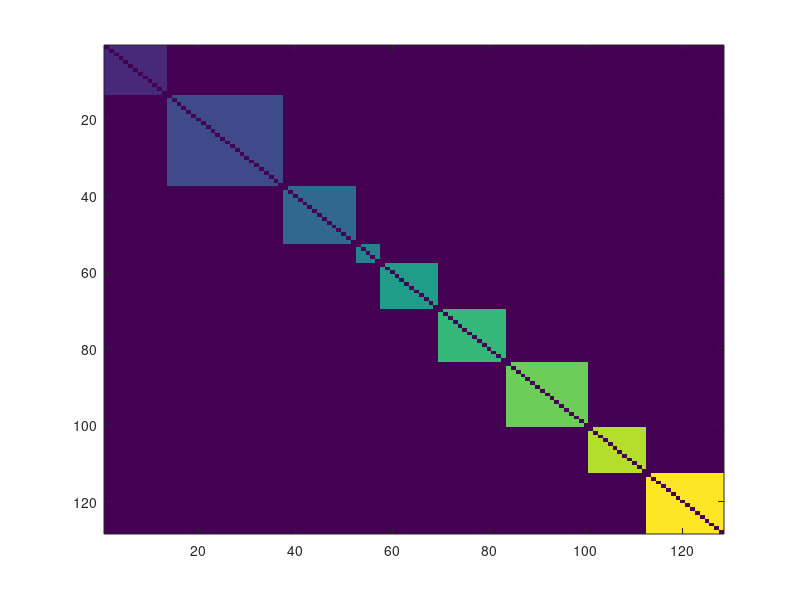

Recreate this plot in MATLAB. (Note: this script raises an error after producing the figure.)
% colors
c_preictal =[223, 128, 58]/255;
c_ictal =[240, 0, 32]/255;
c_postictal =[225, 119, 168]/255;
c_interictal =[45, 149, 228]/255;
c_premenstrual=[0, 205, 133]/255;
c_midcycle =[0, 133, 50]/255;


%% Networks matrix

matrix_all = zeros(128, 128, 9);
areas = [1 13 1; 14 37 2; 38 52 3; 53 57 4; 58 69 5; 70 83 6; 84 100 7; 101 112 8; 113 128 9];
for g = 1:size(areas,1)
    matrix_all(areas(g,1):areas(g,2),areas(g,1):areas(g,2),g) = g;
    matrix_all(:,:,g) = matrix_all(:,:,g) - diag(diag(matrix_all(:,:,g)));
end

matrix_FC_all = sum(matrix_all,3);

figure; 
imagesc(matrix_FC_all);
hold on;
plot_atlas_labels('SchaeferSubCRB7100', 128)

% get the vectorized upper triangular matrix of the networks template
tril_m  = tril(true(size(matrix_FC_all)), -1);
v  = matrix_FC_all(tril_m).';

matrix_FC_all(~tril_m)=NaN;

figure;
imagesc(matrix_FC_all)

figure;
imagesc(matrix_FC_all(tril_m))

figure;
imagesc(v)

%%
% load Pearson correlation variables (iFC_all - areas x areas x subject_session, ordered by session type)
pipeline = 'preprocessed_rp_mo_csf_wm_nui';
atlas = 'SchaeferSubCRB7100';

%load(['/home/iesteves/dFC/sFC/MIGcomplete_nonzero-parcels-50/Pearson-results-patient_control-', atlas,'-', pipeline,'.mat'])
load(['/home/iesteves/dFC/sFC/MIGcomplete_nonzero-parcels-50/Pearson-results-patient_control-', atlas,'-', pipeline,'.mat'])
nr_areas = size(iFC_all, 1);
nr_subjects = size(iFC_all,3);


% get the vectorized lower triangular matrix
group_data_persession = zeros((N_areas*N_areas-N_areas)/2, n_Subjects);
for k = 1:n_Subjects
    %group_data_ltm = tril(iFC_all(:,:,k), -1)';
    subject_FC =  iFC_all(:,:,k);
    tril_m  = tril(true(size(subject_FC)), -1);
    group_data_vec  = subject_FC(tril_m).';
    %group_data_vec = group_data_ltm(group_data_ltm~=0);
    group_data_persession(:,k) = group_data_vec;
end

% reorganize correlation matrices by subject 
order = [1:10:31 2:10:32 3:10:33 4:10:34 5:10:35 6:10:36 7:10:37 8:10:38 9:10:39 10:10:40 55 41 56 42 57  43 58 44  59  45  60 46 61 47 62  48 63  49 64  50 65  51 66  52 67  53 68  54];
filenames_persubject = filenames(order);
data = group_data_persession(:, order);

group_data = (data);

% FIGURE -
figure('pos', [200 1000 800 1200]);
imagesc(group_data);
ylabel('FC edges')
xlabel('Data samples (All sessions for all subjects)')
    
%% Generate IA and IB template matrices 
within_session_aux = zeros(nr_subjects, nr_subjects);
within_subject_aux = zeros(nr_subjects, nr_subjects);
within_group_aux = zeros(nr_subjects, nr_subjects);
within_menstrual_session_aux = zeros(nr_subjects, nr_subjects);
between_group_within_session_aux = zeros(nr_subjects, nr_subjects);

for j = 1:nr_subjects
    
    for t = 1:nr_subjects
        
        % get file 1 and split to get subject and session
        filename1 = filenames_persubject{j};
        filename1_aux = strsplit(filename1, '/');
        subject1 = filename1_aux{6};
        session1 = filename1_aux{7};
        
        % get file 2 and split to get subject and session
        filename2 = filenames_persubject{t};
        filename2_aux = strsplit(filename2, '/');
        subject2 = filename2_aux{6};
        session2 = filename2_aux{7};
        
        % same session
        if strcmp(session1, session2)
            within_session_aux(j,t) = 1;
        end
        
        % same subject
        if strcmp(subject1, subject2)
            within_subject_aux(j,t) = 1;
        end
        
        % same group
        if strcmp(subject1(1:end-3), subject2(1:end-3))
            within_group_aux(j,t) = 1;
        end
        
        % different groups, same menstrual cycle phase
        cond1= any(strcmp(session1, {'ses-preictal', 'ses-ictal', 'ses-postictal'})) & any(strcmp(session2, {'ses-premenstrual'}));
        cond2= any(strcmp(session2, {'ses-preictal', 'ses-ictal', 'ses-postictal'})) & any(strcmp(session1, {'ses-premenstrual'}));
        cond3= any(strcmp(session1, {'ses-interictal'})) & any(strcmp(session2, {'ses-midcycle'}));
        cond4= any(strcmp(session1, {'ses-midcycle'})) & any(strcmp(session2, {'ses-interictal'}));
        if cond1 || cond2 || cond3 || cond4
            between_group_within_session_aux(j,t) = 1;
        end
        
        % same menstrual cycle phase
        cond1= any(strcmp(session1, {'ses-preictal', 'ses-ictal', 'ses-postictal', 'ses-premenstrual'})) & any(strcmp(session2,  {'ses-preictal', 'ses-ictal', 'ses-postictal', 'ses-premenstrual'}));
        cond2= any(strcmp(session1, {'ses-midcycle', 'ses-interictal'})) & any(strcmp(session2, {'ses-midcycle', 'ses-interictal'}));
        if cond1 || cond2 || cond3 || cond4
            within_menstrual_session_aux(j,t) = 1;
        end
        
    end
    
end


figure('pos', [200 1000 1800 300]);
subplot(1,5,1)
imagesc(within_group_aux);
title('Within group')

subplot(1,5,2)
imagesc(within_subject_aux);
title('Within subject')

subplot(1,5,3)
imagesc(within_session_aux);
title('Within session')

subplot(1,5,4)
imagesc(within_menstrual_session_aux);
title('W menstrual ses')

subplot(1,5,5)
imagesc(between_group_within_session_aux);
title('B group w menstrual ses')

%% code diagonal and upper triangular part of the template matrices as 0.5 to ignore these values
triu_ind = ones(nr_subjects, nr_subjects) ;
triu_ind = triu(triu_ind) ; 

within_group = within_group_aux;
within_group(triu_ind==1) = 0.5 ;

within_subject = within_subject_aux;
within_subject(triu_ind==1) = 0.5 ; 

within_session = within_session_aux;
within_session(triu_ind==1) = 0.5 ; 

within_menstrual_session = within_menstrual_session_aux;
within_menstrual_session(triu_ind==1) = 0.5 ; 

between_group_within_session = between_group_within_session_aux;
between_group_within_session(triu_ind==1) = 0.5 ; 

figure('pos', [200 1000 1800 300]);
subplot(1,5,1)
imAlpha=ones(nr_subjects, nr_subjects);
imAlpha(within_group==0.5)=0;
imagesc(within_group,'AlphaData',imAlpha);
title('Within group')

subplot(1,5,2)
imAlpha=ones(nr_subjects, nr_subjects);
imAlpha(within_subject==0.5)=0;
imagesc(within_subject,'AlphaData',imAlpha);
title('Within subject')

subplot(1,5,3)
imAlpha=ones(nr_subjects, nr_subjects);
imAlpha(within_session==0.5)=0;
imagesc(within_session,'AlphaData',imAlpha);
title('Within session')

subplot(1,5,4)
imAlpha=ones(nr_subjects, nr_subjects);
imAlpha(within_menstrual_session==0.5)=0;
imagesc(within_menstrual_session,'AlphaData',imAlpha);
title('W menstrual ses')

subplot(1,5,5)
imAlpha=ones(nr_subjects, nr_subjects);
imAlpha(between_group_within_session==0.5)=0;
imagesc(between_group_within_session,'AlphaData',imAlpha);
title('B group w menstrual ses')

%% Generate IA and IB template matrices - more specific
wgroup_corr_aux = zeros(nr_subjects, nr_subjects);
wgroup_bsession_corr_aux =  zeros(nr_subjects, nr_subjects);
wsession_corr_aux =  zeros(nr_subjects, nr_subjects);
bgroup_corr_aux = zeros(nr_subjects, nr_subjects);

for j = 1:nr_subjects
    
    for t = 1:nr_subjects
        
        % get file 1 and split to get subject and session
        filename1 = filenames_persubject{j};
        filename1_aux = strsplit(filename1, '/');
        subject1 = filename1_aux{6};
        session1 = filename1_aux{7};
        
        % get file 2 and split to get subject and session
        filename2 = filenames_persubject{t};
        filename2_aux = strsplit(filename2, '/');
        subject2 = filename2_aux{6};
        session2 = filename2_aux{7};
        
       
        if strcmp(session1,'ses-preictal')
            if strcmp(session2, 'ses-preictal')
                wsession_corr_aux(j, t) = 1;
            elseif strcmp(session2, 'ses-ictal')
                wgroup_bsession_corr_aux(j, t) =  1;
            elseif strcmp(session2, 'ses-postictal')
                wgroup_bsession_corr_aux(j, t) =  2;
            elseif strcmp(session2, 'ses-interictal')
                wgroup_bsession_corr_aux(j, t) =  3;
            elseif strcmp(session2, 'ses-premenstrual')
                bgroup_corr_aux(j, t) =  1;
            end
            
        elseif strcmp(session1,'ses-ictal')
            if strcmp(session2, 'ses-preictal')
                wgroup_bsession_corr_aux(j, t) = 1;
            elseif strcmp(session2, 'ses-ictal')
                wsession_corr_aux(j, t) = 2;
            elseif strcmp(session2, 'ses-postictal')
                wgroup_bsession_corr_aux(j, t) =  4;
            elseif strcmp(session2, 'ses-interictal')
                wgroup_bsession_corr_aux(j, t) =  5;
            elseif strcmp(session2, 'ses-premenstrual')
                bgroup_corr_aux(j, t) =  2;
            end
        
        elseif strcmp(session1,'ses-postictal')
            if strcmp (session2, 'ses-preictal')
                wgroup_bsession_corr_aux(j, t) = 2;
            elseif strcmp (session2, 'ses-ictal')
                wgroup_bsession_corr_aux(j, t) = 4;
            elseif strcmp(session2, 'ses-postictal')
                wsession_corr_aux(j, t) = 3;
            elseif strcmp(session2, 'ses-interictal')
                wgroup_bsession_corr_aux(j, t) =  6;
            elseif strcmp(session2, 'ses-premenstrual')
                bgroup_corr_aux(j, t) =  3;
            end
        
        elseif strcmp(session1,'ses-interictal') 
            if strcmp (session2, 'ses-preictal')
                wgroup_bsession_corr_aux(j, t) = 3;
            elseif strcmp(session2, 'ses-ictal')
                wgroup_bsession_corr_aux(j, t) = 5;
            elseif strcmp(session2, 'ses-postictal')
                wgroup_bsession_corr_aux(j, t) = 6;
            elseif strcmp(session2, 'ses-interictal')
                wsession_corr_aux(j, t) = 4;
            elseif strcmp(session2, 'ses-midcycle')
                bgroup_corr_aux(j, t) =  4;
            end
        
        elseif strcmp(session1,'ses-premenstrual') 
            if strcmp(session2, 'ses-premenstrual')
                wsession_corr_aux(j, t) = 5;
            elseif strcmp(session2, 'ses-midcycle')
                wgroup_bsession_corr_aux(j, t) =  7;
            elseif strcmp(session2, 'ses-preictal')
                bgroup_corr_aux(j, t) =  1;
            elseif strcmp(session2, 'ses-ictal')
                bgroup_corr_aux(j, t) =  2;
            elseif strcmp(session2, 'ses-postictal')
                bgroup_corr_aux(j, t) =  3;
            end
        
        elseif strcmp(session1,'ses-midcycle')
            if strcmp(session2, 'ses-premenstrual')
                wgroup_bsession_corr_aux(j, t) =  7;
            elseif strcmp(session2, 'ses-midcycle')
                wsession_corr_aux(j, t) = 6;
            elseif strcmp(session2, 'ses-interictal')
                bgroup_corr_aux(j, t) =  4;
            end
        end

        % same group
        if strcmp(subject1(1:end-3), subject2(1:end-3)) & strcmp(subject1(1:end-3), 'sub-patient')
            wgroup_corr_aux(j,t) = 1;
        elseif  strcmp(subject1(1:end-3), subject2(1:end-3)) & strcmp(subject1(1:end-3), 'sub-control')
            wgroup_corr_aux(j, t) = 2;
        end
        
        
    end
    
end

%% code diagonal and upper triangular part of the template matrices as 0.5
triu_ind = ones(nr_subjects, nr_subjects);
triu_ind = triu(triu_ind) ; 

wgroup_corr = wgroup_corr_aux;
wgroup_corr(triu_ind==1)= 0.5;

wgroup_bsession_corr =wgroup_bsession_corr_aux;
wgroup_bsession_corr(triu_ind==1) = 0.5 ;

wsubject_bsession_corr_aux = within_subject.*wgroup_bsession_corr;
wsubject_bsession_corr = wsubject_bsession_corr_aux;
wsubject_bsession_corr(triu_ind==1) = 0.5 ;

wsession_corr = wsession_corr_aux;
wsession_corr(triu_ind==1) = 0.5;

bgroup_corr = bgroup_corr_aux;
bgroup_corr(triu_ind==1) = 0.5;

%% PCA
nr_networks = 9;
corr_networks = zeros(size(group_data, 2), size(group_data, 2), nr_networks+1, length(components));
networks = {'FPN', 'DMN', 'DAN', 'LN', 'VAN', 'SMN', 'VN', 'Subcortical', 'Cerebellum', 'WB'};

components = [1, 8, 12, 35, 40, 68];
mean_data = mean(data);
PCA_group_data = data-mean_data;

% FIGURE - corr matrix for different nb of PCs and networks
for comp = 1:length(components)
    nComp = components(comp);
    [coeffs, score, ~] = pca(PCA_group_data, 'NumComponents', nComp);
    PCA_matrix = score * coeffs';
    group_PCA_recon = bsxfun(@plus, PCA_matrix, mean_data);

    figure('pos', [100, 200, 1900 400]);
    for n = 1:nr_networks+1
        if n <= nr_networks
            network_data_PCA = group_PCA_recon(v==n,:); 
        else
            network_data_PCA = group_PCA_recon;
        end

        corr_val = corr(network_data, network_data, 'Type', 'Pearson');
        corr_networks(:,:,n,comp) = corr_val;

        subplot(length(components), nr_networks+1, n)
        imagesc(corr_val)
        title(networks{n})
        if n == 1
            ylabel([num2str(nComp), ' PCs'])
        end

    end   
end
%%

corr_matrix = corr_val;

bdata_wgroup= NaN*ones(size(corr_matrix(:),1),2, nr_subjects);
bdata_wgroup_bsession= NaN*ones(size(corr_matrix(:),1),7, nr_subjects);
bdata_wsubject_bsession= NaN*ones(size(corr_matrix(:),1),7, nr_subjects);
bdata_wsession= NaN*ones(size(corr_matrix(:),1),6, nr_subjects);
bdata_bgroup= NaN*ones(size(corr_matrix(:),1),4, nr_subjects);
bdata_wgroup_PCA= NaN*ones(size(corr_matrix(:),1),2, nr_subjects);
bdata_wgroup_bsession_PCA= NaN*ones(size(corr_matrix(:),1),7, nr_subjects);
bdata_wsubject_bsession_PCA= NaN*ones(size(corr_matrix(:),1),7, nr_subjects);
bdata_wsession_PCA= NaN*ones(size(corr_matrix(:),1),6, nr_subjects);
bdata_bgroup_PCA= NaN*ones(size(corr_matrix(:),1),4, nr_subjects);
for n = 1:nr_networks+1
 
    corr_matrix = corr_networks(:,:,n);
    corr_matrix_PCA = corr_networks_PCA(:,:,n);

    bdata_wgroup(1:sum(sum(wgroup_corr == 1)),1, n) = corr_matrix(wgroup_corr == 1);
    bdata_wgroup(1:sum(sum(wgroup_corr == 2)),2, n) = corr_matrix(wgroup_corr == 2);
    
    bdata_wgroup_PCA(1:sum(sum(wgroup_corr == 1)),1, n) = corr_matrix_PCA(wgroup_corr == 1);
    bdata_wgroup_PCA(1:sum(sum(wgroup_corr == 2)),2, n) = corr_matrix_PCA(wgroup_corr == 2);


    for k = 1:7
        bdata_wgroup_bsession(1:sum(sum(wgroup_bsession_corr == k)),k, n) = corr_matrix(wgroup_bsession_corr == k);
        bdata_wsubject_bsession(1:sum(sum(wsubject_bsession_corr == k)),k, n) = corr_matrix(wsubject_bsession_corr == k);
        
        bdata_wgroup_bsession_PCA(1:sum(sum(wgroup_bsession_corr == k)),k, n) = corr_matrix_PCA(wgroup_bsession_corr == k);
        bdata_wsubject_bsession_PCA(1:sum(sum(wsubject_bsession_corr == k)),k, n) = corr_matrix_PCA(wsubject_bsession_corr == k);
    end
    
    for k = 1:6
        bdata_wsession(1:sum(sum(wsession_corr == k)),k, n) = corr_matrix(wsession_corr == k);
        
        bdata_wsession_PCA(1:sum(sum(wsession_corr == k)),k, n) = corr_matrix_PCA(wsession_corr == k);
    end
    
    for k = 1:4
        bdata_bgroup(1:sum(sum(bgroup_corr == k)),k, n) = corr_matrix(bgroup_corr == k);
        
        bdata_bgroup_PCA(1:sum(sum(bgroup_corr == k)),k, n) = corr_matrix_PCA(bgroup_corr == k);
    end
    
end


colors_aux = [c_preictal; c_ictal; c_postictal; c_interictal; c_premenstrual; c_midcycle];
colors = colors_aux(end:-1:1,:);


for n = 1:nr_networks+1
    
    fig = figure('pos', [-400, 1000, 2000, 600]);
    subplot(2,6,1)
    corr_matrix = corr_networks(:,:,n);
    imagesc(corr_matrix);
    title(networks{n})
   
    subplot(2,6,7)
    corr_matrix = corr_networks_PCA(:,:,n);
    imagesc(corr_matrix);
    title(networks{n})

    subplot(2,6,2)
    boxplot(bdata_wgroup(:,:,n))
    hold on;
    plot_bp_pnts(bdata_wgroup(:,:,n), 5);
    hold off;
    title('within group')
    
    subplot(2,6,8)
    boxplot(bdata_wgroup_PCA(:,:,n))
    hold on;
    plot_bp_pnts(bdata_wgroup_PCA(:,:,n), 5);
    hold off;
    title('within group')
     
    subplot(2,6,3)
    y1 = 0.2;
    y2 = 0.6;
    patch('Faces', [1 2 3 4], 'Vertices', [0 y1; 1.5 y1; 1.5 y2; 0 y2], 'FaceColor', c_preictal, 'FaceAlpha', .5, 'EdgeColor', 'none')
    hold on;
    patch('Faces', [1 2 3 4], 'Vertices', [0 y2; 1.5 y2; 1.5 1; 0 1], 'FaceColor', c_ictal, 'FaceAlpha', .5, 'EdgeColor', 'none')
    patch('Faces', [1 2 3 4], 'Vertices', [1.5 y1; 2.5 y1; 2.5 y2; 1.5 y2], 'FaceColor', c_preictal, 'FaceAlpha', .5, 'EdgeColor', 'none')
    patch('Faces', [1 2 3 4], 'Vertices', [1.5 y2; 2.5 y2; 2.5 1; 1.5 1], 'FaceColor', c_postictal, 'FaceAlpha', .5, 'EdgeColor', 'none')
    patch('Faces', [1 2 3 4], 'Vertices', [2.5 y1; 3.5 y1; 3.5 y2; 2.5 y2], 'FaceColor', c_preictal, 'FaceAlpha', .5, 'EdgeColor', 'none')
    patch('Faces', [1 2 3 4], 'Vertices', [2.5 y2; 3.5 y2; 3.5 1; 2.5 1], 'FaceColor', c_interictal, 'FaceAlpha', .5, 'EdgeColor', 'none')
    patch('Faces', [1 2 3 4], 'Vertices', [3.5 y1; 4.5 y1; 4.5 y2; 3.5 y2], 'FaceColor', c_postictal, 'FaceAlpha', .5, 'EdgeColor', 'none')
    patch('Faces', [1 2 3 4], 'Vertices', [3.5 y2; 4.5 y2; 4.5 1; 3.5 1], 'FaceColor', c_ictal, 'FaceAlpha', .5, 'EdgeColor', 'none')
    patch('Faces', [1 2 3 4], 'Vertices', [4.5 y1; 5.5 y1; 5.5 y2; 4.5 y2], 'FaceColor', c_ictal, 'FaceAlpha', .5, 'EdgeColor', 'none')
    patch('Faces', [1 2 3 4], 'Vertices', [4.5 y2; 5.5 y2; 5.5 1; 4.5 1], 'FaceColor', c_interictal, 'FaceAlpha', .5, 'EdgeColor', 'none')
    patch('Faces', [1 2 3 4], 'Vertices', [5.5 y1; 6.5 y1; 6.5 y2; 5.5 y2], 'FaceColor', c_postictal, 'FaceAlpha', .5, 'EdgeColor', 'none')
    patch('Faces', [1 2 3 4], 'Vertices', [5.5 y2; 6.5 y2; 6.5 1; 5.5 1], 'FaceColor', c_interictal, 'FaceAlpha', .5, 'EdgeColor', 'none')
    patch('Faces', [1 2 3 4], 'Vertices', [6.5 y1; 7.5 y1; 7.5 y2; 6.5 y2], 'FaceColor', c_premenstrual, 'FaceAlpha', .5, 'EdgeColor', 'none')
    patch('Faces', [1 2 3 4], 'Vertices', [6.5 y2; 7.5 y2; 7.5 1; 6.5 1], 'FaceColor', c_midcycle, 'FaceAlpha', .5, 'EdgeColor', 'none')
    boxplot(bdata_wgroup_bsession(:,:,n))
    hold on;
    plot_bp_pnts(bdata_wgroup_bsession(:,:,n), 5)
    ylim([0.2 1]);
    hold off;
    title('w/ group, b/ sessions')
    
    subplot(2,6,9)
    y1 = 0.2;
    y2 = 0.6;
    patch('Faces', [1 2 3 4], 'Vertices', [0 y1; 1.5 y1; 1.5 y2; 0 y2], 'FaceColor', c_preictal, 'FaceAlpha', .5, 'EdgeColor', 'none')
    hold on;
    patch('Faces', [1 2 3 4], 'Vertices', [0 y2; 1.5 y2; 1.5 1; 0 1], 'FaceColor', c_ictal, 'FaceAlpha', .5, 'EdgeColor', 'none')
    patch('Faces', [1 2 3 4], 'Vertices', [1.5 y1; 2.5 y1; 2.5 y2; 1.5 y2], 'FaceColor', c_preictal, 'FaceAlpha', .5, 'EdgeColor', 'none')
    patch('Faces', [1 2 3 4], 'Vertices', [1.5 y2; 2.5 y2; 2.5 1; 1.5 1], 'FaceColor', c_postictal, 'FaceAlpha', .5, 'EdgeColor', 'none')
    patch('Faces', [1 2 3 4], 'Vertices', [2.5 y1; 3.5 y1; 3.5 y2; 2.5 y2], 'FaceColor', c_preictal, 'FaceAlpha', .5, 'EdgeColor', 'none')
    patch('Faces', [1 2 3 4], 'Vertices', [2.5 y2; 3.5 y2; 3.5 1; 2.5 1], 'FaceColor', c_interictal, 'FaceAlpha', .5, 'EdgeColor', 'none')
    patch('Faces', [1 2 3 4], 'Vertices', [3.5 y1; 4.5 y1; 4.5 y2; 3.5 y2], 'FaceColor', c_postictal, 'FaceAlpha', .5, 'EdgeColor', 'none')
    patch('Faces', [1 2 3 4], 'Vertices', [3.5 y2; 4.5 y2; 4.5 1; 3.5 1], 'FaceColor', c_ictal, 'FaceAlpha', .5, 'EdgeColor', 'none')
    patch('Faces', [1 2 3 4], 'Vertices', [4.5 y1; 5.5 y1; 5.5 y2; 4.5 y2], 'FaceColor', c_ictal, 'FaceAlpha', .5, 'EdgeColor', 'none')
    patch('Faces', [1 2 3 4], 'Vertices', [4.5 y2; 5.5 y2; 5.5 1; 4.5 1], 'FaceColor', c_interictal, 'FaceAlpha', .5, 'EdgeColor', 'none')
    patch('Faces', [1 2 3 4], 'Vertices', [5.5 y1; 6.5 y1; 6.5 y2; 5.5 y2], 'FaceColor', c_postictal, 'FaceAlpha', .5, 'EdgeColor', 'none')
    patch('Faces', [1 2 3 4], 'Vertices', [5.5 y2; 6.5 y2; 6.5 1; 5.5 1], 'FaceColor', c_interictal, 'FaceAlpha', .5, 'EdgeColor', 'none')
    patch('Faces', [1 2 3 4], 'Vertices', [6.5 y1; 7.5 y1; 7.5 y2; 6.5 y2], 'FaceColor', c_premenstrual, 'FaceAlpha', .5, 'EdgeColor', 'none')
    patch('Faces', [1 2 3 4], 'Vertices', [6.5 y2; 7.5 y2; 7.5 1; 6.5 1], 'FaceColor', c_midcycle, 'FaceAlpha', .5, 'EdgeColor', 'none')
    boxplot(bdata_wgroup_bsession_PCA(:,:,n))
    hold on;
    plot_bp_pnts(bdata_wgroup_bsession_PCA(:,:,n), 5)
    ylim([0.2 1]);
    hold off;
    title('w/ group, b/ sessions')

    subplot(2,6,4)  
    y1 = 0.2;
    y2 = 0.6;
    patch('Faces', [1 2 3 4], 'Vertices', [0 y1; 1.5 y1; 1.5 y2; 0 y2], 'FaceColor', c_preictal, 'FaceAlpha', .5, 'EdgeColor', 'none')
    hold on;
    patch('Faces', [1 2 3 4], 'Vertices', [0 y2; 1.5 y2; 1.5 1; 0 1], 'FaceColor', c_ictal, 'FaceAlpha', .5, 'EdgeColor', 'none')
    patch('Faces', [1 2 3 4], 'Vertices', [1.5 y1; 2.5 y1; 2.5 y2; 1.5 y2], 'FaceColor', c_preictal, 'FaceAlpha', .5, 'EdgeColor', 'none')
    patch('Faces', [1 2 3 4], 'Vertices', [1.5 y2; 2.5 y2; 2.5 1; 1.5 1], 'FaceColor', c_postictal, 'FaceAlpha', .5, 'EdgeColor', 'none')
    patch('Faces', [1 2 3 4], 'Vertices', [2.5 y1; 3.5 y1; 3.5 y2; 2.5 y2], 'FaceColor', c_preictal, 'FaceAlpha', .5, 'EdgeColor', 'none')
    patch('Faces', [1 2 3 4], 'Vertices', [2.5 y2; 3.5 y2; 3.5 1; 2.5 1], 'FaceColor', c_interictal, 'FaceAlpha', .5, 'EdgeColor', 'none')
    patch('Faces', [1 2 3 4], 'Vertices', [3.5 y1; 4.5 y1; 4.5 y2; 3.5 y2], 'FaceColor', c_postictal, 'FaceAlpha', .5, 'EdgeColor', 'none')
    patch('Faces', [1 2 3 4], 'Vertices', [3.5 y2; 4.5 y2; 4.5 1; 3.5 1], 'FaceColor', c_ictal, 'FaceAlpha', .5, 'EdgeColor', 'none')
    patch('Faces', [1 2 3 4], 'Vertices', [4.5 y1; 5.5 y1; 5.5 y2; 4.5 y2], 'FaceColor', c_ictal, 'FaceAlpha', .5, 'EdgeColor', 'none')
    patch('Faces', [1 2 3 4], 'Vertices', [4.5 y2; 5.5 y2; 5.5 1; 4.5 1], 'FaceColor', c_interictal, 'FaceAlpha', .5, 'EdgeColor', 'none')
    patch('Faces', [1 2 3 4], 'Vertices', [5.5 y1; 6.5 y1; 6.5 y2; 5.5 y2], 'FaceColor', c_postictal, 'FaceAlpha', .5, 'EdgeColor', 'none')
    patch('Faces', [1 2 3 4], 'Vertices', [5.5 y2; 6.5 y2; 6.5 1; 5.5 1], 'FaceColor', c_interictal, 'FaceAlpha', .5, 'EdgeColor', 'none')
    patch('Faces', [1 2 3 4], 'Vertices', [6.5 y1; 7.5 y1; 7.5 y2; 6.5 y2], 'FaceColor', c_premenstrual, 'FaceAlpha', .5, 'EdgeColor', 'none')
    patch('Faces', [1 2 3 4], 'Vertices', [6.5 y2; 7.5 y2; 7.5 1; 6.5 1], 'FaceColor', c_midcycle, 'FaceAlpha', .5, 'EdgeColor', 'none')
    boxplot(bdata_wsubject_bsession(:,:,n))
    hold on;
    plot_bp_pnts(bdata_wsubject_bsession(:,:,n), 5)
    ylim([0.2 1])
    hold off;
    title('w/ subject, b/ sessions')

    subplot(2,6,10)  
    y1 = 0.2;
    y2 = 0.6;
    patch('Faces', [1 2 3 4], 'Vertices', [0 y1; 1.5 y1; 1.5 y2; 0 y2], 'FaceColor', c_preictal, 'FaceAlpha', .5, 'EdgeColor', 'none')
    hold on;
    patch('Faces', [1 2 3 4], 'Vertices', [0 y2; 1.5 y2; 1.5 1; 0 1], 'FaceColor', c_ictal, 'FaceAlpha', .5, 'EdgeColor', 'none')
    patch('Faces', [1 2 3 4], 'Vertices', [1.5 y1; 2.5 y1; 2.5 y2; 1.5 y2], 'FaceColor', c_preictal, 'FaceAlpha', .5, 'EdgeColor', 'none')
    patch('Faces', [1 2 3 4], 'Vertices', [1.5 y2; 2.5 y2; 2.5 1; 1.5 1], 'FaceColor', c_postictal, 'FaceAlpha', .5, 'EdgeColor', 'none')
    patch('Faces', [1 2 3 4], 'Vertices', [2.5 y1; 3.5 y1; 3.5 y2; 2.5 y2], 'FaceColor', c_preictal, 'FaceAlpha', .5, 'EdgeColor', 'none')
    patch('Faces', [1 2 3 4], 'Vertices', [2.5 y2; 3.5 y2; 3.5 1; 2.5 1], 'FaceColor', c_interictal, 'FaceAlpha', .5, 'EdgeColor', 'none')
    patch('Faces', [1 2 3 4], 'Vertices', [3.5 y1; 4.5 y1; 4.5 y2; 3.5 y2], 'FaceColor', c_postictal, 'FaceAlpha', .5, 'EdgeColor', 'none')
    patch('Faces', [1 2 3 4], 'Vertices', [3.5 y2; 4.5 y2; 4.5 1; 3.5 1], 'FaceColor', c_ictal, 'FaceAlpha', .5, 'EdgeColor', 'none')
    patch('Faces', [1 2 3 4], 'Vertices', [4.5 y1; 5.5 y1; 5.5 y2; 4.5 y2], 'FaceColor', c_ictal, 'FaceAlpha', .5, 'EdgeColor', 'none')
    patch('Faces', [1 2 3 4], 'Vertices', [4.5 y2; 5.5 y2; 5.5 1; 4.5 1], 'FaceColor', c_interictal, 'FaceAlpha', .5, 'EdgeColor', 'none')
    patch('Faces', [1 2 3 4], 'Vertices', [5.5 y1; 6.5 y1; 6.5 y2; 5.5 y2], 'FaceColor', c_postictal, 'FaceAlpha', .5, 'EdgeColor', 'none')
    patch('Faces', [1 2 3 4], 'Vertices', [5.5 y2; 6.5 y2; 6.5 1; 5.5 1], 'FaceColor', c_interictal, 'FaceAlpha', .5, 'EdgeColor', 'none')
    patch('Faces', [1 2 3 4], 'Vertices', [6.5 y1; 7.5 y1; 7.5 y2; 6.5 y2], 'FaceColor', c_premenstrual, 'FaceAlpha', .5, 'EdgeColor', 'none')
    patch('Faces', [1 2 3 4], 'Vertices', [6.5 y2; 7.5 y2; 7.5 1; 6.5 1], 'FaceColor', c_midcycle, 'FaceAlpha', .5, 'EdgeColor', 'none')
    boxplot(bdata_wsubject_bsession_PCA(:,:,n))
    hold on;
    plot_bp_pnts(bdata_wsubject_bsession_PCA(:,:,n), 5)
    ylim([0.2 1])
    hold off;
    title('w/ subject, b/ sessions')

    subplot(2,6,5)
    boxplot(bdata_wsession(:,:,n))
    hold on;
    h = findobj(gca,'Tag','Box');
    for j=1:length(h)
        patch(get(h(j),'XData'),get(h(j),'YData'),colors(j,:),'FaceAlpha',.5);
    end
    plot_bp_pnts(bdata_wsession(:,:,n), 5)
    title('within session')

    subplot(2,6,11)
    boxplot(bdata_wsession_PCA(:,:,n))
    hold on;
    h = findobj(gca,'Tag','Box');
    for j=1:length(h)
        patch(get(h(j),'XData'),get(h(j),'YData'),colors(j,:),'FaceAlpha',.5);
    end
    plot_bp_pnts(bdata_wsession_PCA(:,:,n), 5)
    title('within session')

    
    subplot(2,6,6)
    boxplot(bdata_bgroup(:,:,n))
    hold on;
    g = findobj(gca,'Tag','Box');
    for j=1:length(g)
        patch(get(g(j),'XData'),get(g(j),'YData'),colors(j+2,:),'FaceAlpha',.5);
    end
    plot_bp_pnts(bdata_bgroup(:,:,n), 5)
    title('between groups')
    
    subplot(2,6,12)
    boxplot(bdata_bgroup_PCA(:,:,n))
    hold on;
    g = findobj(gca,'Tag','Box');
    for j=1:length(g)
        patch(get(g(j),'XData'),get(g(j),'YData'),colors(j+2,:),'FaceAlpha',.5);
    end
    plot_bp_pnts(bdata_bgroup_PCA(:,:,n), 5)
    title('between groups')
  

end    

%% Iself

% within subject, between sessions

figure; imagesc(bdata_wsubject_bsession(1:14, :, 10))

figure('pos', [100 200 1200 800]);
suptitle({'Iself (Tepper) - all session combinations', ' ', ' '})
for n=1:nr_networks+1
    bdata_wsubject_bsession_all = [bdata_wsubject_bsession(1:10,1,n); bdata_wsubject_bsession(1:10,2,n); bdata_wsubject_bsession(1:10,3,n); bdata_wsubject_bsession(1:10,4, n); bdata_wsubject_bsession(1:10,5, n); ...
        bdata_wsubject_bsession(1:10,6, n)];
    
    subplot(2,5,n)
    boxplot([bdata_wsubject_bsession_all, [bdata_wsubject_bsession(1:14,7,n); NaN*ones(46,1)]]);
    hold on;
    plot_bp_pnts([bdata_wsubject_bsession_all, [bdata_wsubject_bsession(1:14,7,n); NaN*ones(46,1)]], 10);
    title(networks{n})
    set(gca, 'XTickLabel', {'MIG', 'HC'})
    ylim([0 1])
    grid minor
end

figure('pos', [100 200 1200 800]);
suptitle({'Iself (Tepper) - average', ' ', ' '})
for n=1:nr_networks+1
    bdata_wsubject_bsession_all = mean([bdata_wsubject_bsession(1:10,1,n), bdata_wsubject_bsession(1:10,2,n), bdata_wsubject_bsession(1:10,3,n), bdata_wsubject_bsession(1:10,4, n), bdata_wsubject_bsession(1:10,5, n), ...
        bdata_wsubject_bsession(1:10,6, n)],2);
    
    subplot(2,5,n)
    boxplot([[bdata_wsubject_bsession_all; NaN; NaN; NaN; NaN], bdata_wsubject_bsession(1:14,7,n)]);
    hold on;
    plot_bp_pnts([[bdata_wsubject_bsession_all; NaN; NaN; NaN; NaN], bdata_wsubject_bsession(1:14,7,n)], 10);
    title(networks{n})
    set(gca, 'XTickLabel', {'MIG', 'HC'})
    ylim([0 1])
    grid minor
end

%% Deviation from healthy DevHC
colors_aux = [c_preictal; c_ictal; c_postictal; c_interictal; c_premenstrual; c_midcycle; c_preictal; c_ictal; c_postictal; c_interictal; c_premenstrual; c_midcycle];
colors = colors_aux(end:-1:1,:);

devHC = zeros(nr_subjects, 2, nr_networks+1);
for n=1:nr_networks+1
    for s = 1:nr_subjects
        corr_matrix = corr_networks(:,:,n);
        
        ind_1 = setdiff(41:2:nr_subjects, s);
        ind_2 = setdiff(42:2:nr_subjects, s);
        
        devHC(s,1,n) =1-mean(corr_matrix(ind_1,s));
        devHC(s,2,n) =1-mean(corr_matrix(ind_2,s));
    end
end


figure('pos', [-100 500 1900 900]);
%figure('pos', [50 50 900 300]);
suptitle({'DevfHC (Tepper)', ' ', ' '})
for n=1:nr_networks+1
    devHC_network_premenstrual = devHC(:,1,n);
    devHC_network_midcycle = devHC(:,2,n);
    
    subplot(2,5,n)
    boxplot([[devHC_network_premenstrual(1:4:40); NaN; NaN; NaN; NaN] [devHC_network_premenstrual(2:4:40); NaN; NaN; NaN; NaN]  [devHC_network_premenstrual(3:4:40); NaN; NaN; NaN; NaN] ...
        [devHC_network_premenstrual(4:4:40); NaN; NaN; NaN; NaN] devHC_network_premenstrual(41:2:68) devHC_network_premenstrual(42:2:68) [devHC_network_midcycle(1:4:40); NaN; NaN; NaN; NaN] ...
        [devHC_network_midcycle(2:4:40); NaN; NaN; NaN; NaN] [devHC_network_midcycle(3:4:40); NaN; NaN; NaN; NaN] [devHC_network_midcycle(4:4:40); NaN; NaN; NaN; NaN] devHC_network_midcycle(41:2:68)...
        devHC_network_midcycle(42:2:68)])
    hold on;
    h = findobj(gca,'Tag','Box');
    for j=1:length(h)
        patch(get(h(j),'XData'),get(h(j),'YData'),colors(j,:),'FaceAlpha',.5);
    end
    
    hold on;
    plot_bp_pnts([[devHC_network_premenstrual(1:4:40); NaN; NaN; NaN; NaN] [devHC_network_premenstrual(2:4:40); NaN; NaN; NaN; NaN]  [devHC_network_premenstrual(3:4:40); NaN; NaN; NaN; NaN] ...
        [devHC_network_premenstrual(4:4:40); NaN; NaN; NaN; NaN] devHC_network_premenstrual(41:2:68) devHC_network_premenstrual(42:2:68) [devHC_network_midcycle(1:4:40); NaN; NaN; NaN; NaN] ...
        [devHC_network_midcycle(2:4:40); NaN; NaN; NaN; NaN] [devHC_network_midcycle(3:4:40); NaN; NaN; NaN; NaN] [devHC_network_midcycle(4:4:40); NaN; NaN; NaN; NaN] devHC_network_midcycle(41:2:68)...
        devHC_network_midcycle(42:2:68)], 10)
    line([6.5 6.5], [0.20 0.8], 'LineStyle', ':', 'Color', 'k', 'LineWidth', 1.2)
    ylim([0.20 0.8])
    grid minor
    set(gca, 'XTick', [4 9])
    set(gca, 'XTickLabel', {'premenstrual', 'midcycle'})
    set(gca, 'FontSize', 12)
    title(networks{n})
end


colors_aux = [c_preictal; c_ictal; c_postictal; c_premenstrual; c_interictal; c_midcycle];
colors = colors_aux(end:-1:1,:);

figure('pos', [-100 500 1900 900]);
%figure('pos', [50 50 900 300]);
suptitle({'DevfHC (Tepper)', ' ', ' '})
for n=1:nr_networks+1
    devHC_network_premenstrual = devHC(:,1,n);
    devHC_network_midcycle = devHC(:,2,n);
    
    subplot(2,5,n)
    boxplot([[devHC_network_premenstrual(1:4:40); NaN; NaN; NaN; NaN] [devHC_network_premenstrual(2:4:40); NaN; NaN; NaN; NaN]  [devHC_network_premenstrual(3:4:40); NaN; NaN; NaN; NaN] ...
        devHC_network_premenstrual(41:2:68) [devHC_network_midcycle(4:4:40); NaN; NaN; NaN; NaN] devHC_network_midcycle(42:2:68)])
    hold on;
    h = findobj(gca,'Tag','Box');
    for j=1:length(h)
        patch(get(h(j),'XData'),get(h(j),'YData'),colors(j,:),'FaceAlpha',.5);
    end
    
    hold on;
    plot_bp_pnts([[devHC_network_premenstrual(1:4:40); NaN; NaN; NaN; NaN] [devHC_network_premenstrual(2:4:40); NaN; NaN; NaN; NaN]  [devHC_network_premenstrual(3:4:40); NaN; NaN; NaN; NaN] ...
        devHC_network_premenstrual(41:2:68) [devHC_network_midcycle(4:4:40); NaN; NaN; NaN; NaN] devHC_network_midcycle(42:2:68)], 10)
    line([4.5 4.5], [0.20 0.8], 'LineStyle', ':', 'Color', 'k', 'LineWidth', 1.2)
    ylim([0.20 0.8])
    grid minor
    set(gca, 'XTick', [2.5 5.5])
    set(gca, 'XTickLabel', {'premenstrual', 'midcycle'})
    set(gca, 'FontSize', 12)
    title(networks{n})
end


n = 8;
[p,h,stats] = ranksum(devHC(4:4:40,1,n),devHC(42:2:68,2,n), 'tail', 'right')
%% Iothers

Iothers_MIG = zeros(40, nr_networks+1);
for n=1:nr_networks+1
    for s = 1:40
        corr_matrix = corr_networks(:,:,n);
        
        if ismember(s, [1:4:40])
            e = 1;
        elseif ismember(s, [2:4:40])
            e = 2;
        elseif ismember(s, [3:4:40])
            e = 3;
        elseif ismember(s, [4:4:40])
            e = 4;
        end
        ind = setdiff([e:4:40],s);
        Iothers_MIG(s,n) = mean(corr_matrix(ind, s));
            
    end
end

Iothers_HC = zeros(28, nr_networks+1);
for n=1:nr_networks+1
    for s = 41:nr_subjects
        corr_matrix = corr_networks(:,:,n);
        if ismember(s, [41:2:nr_subjects])
            e = 41;
        elseif ismember(s, [42:2:nr_subjects])
            e = 42;
        end
        ind = setdiff([e:2:nr_subjects],s);
        Iothers_HC(s-40,n) = mean(corr_matrix(ind, s));

    end
end

colors_aux = [c_preictal; c_ictal; c_postictal; c_interictal; c_premenstrual; c_midcycle];
colors = colors_aux(end:-1:1,:);

figure;
suptitle({'Iothers (Tepper)', ' ', ' '})
for n = 1:nr_networks+1
    subplot(2,5,n)
    boxplot([[Iothers_MIG(1:4:40,n); NaN*ones(4,1)] [Iothers_MIG(2:4:40,n); NaN*ones(4,1)]...
        [Iothers_MIG(3:4:40,n); NaN*ones(4,1)] [Iothers_MIG(4:4:40,n); NaN*ones(4,1)] Iothers_HC(1:2:28,n) Iothers_HC(2:2:28,n)])
    hold on;
    h = findobj(gca,'Tag','Box');
    for j=1:length(h)
        patch(get(h(j),'XData'),get(h(j),'YData'),colors(j,:),'FaceAlpha',.5);
    end
    plot_bp_pnts([[Iothers_MIG(1:4:40,n); NaN*ones(4,1)] [Iothers_MIG(2:4:40,n); NaN*ones(4,1)]...
        [Iothers_MIG(3:4:40,n); NaN*ones(4,1)] [Iothers_MIG(4:4:40,n); NaN*ones(4,1)]...
        Iothers_HC(1:2:28,n) Iothers_HC(2:2:28,n)], 10)
    title(networks{n})
    set(gca, 'XTickLabel', [])
    set(gca, 'FontSize', 12)
    grid minor
    ylim([0.2 0.85])
end

%% Edgewise ICC
edgewise_ICC_session_p = zeros((nr_areas-1)*nr_areas/2, 1);
edgewise_ICC_session_c = zeros((nr_areas-1)*nr_areas/2, 1);
edgewise_ICC_subject_p = zeros((nr_areas-1)*nr_areas/2, 1);
edgewise_ICC_subject_c = zeros((nr_areas-1)*nr_areas/2, 1);

p_ICC_session_p = zeros((nr_areas-1)*nr_areas/2, 1);
p_ICC_session_c = zeros((nr_areas-1)*nr_areas/2, 1);
p_ICC_subject_p = zeros((nr_areas-1)*nr_areas/2, 1);
p_ICC_subject_c = zeros((nr_areas-1)*nr_areas/2, 1);

for edge = 1:(nr_areas-1)*nr_areas/2
  
    data_session_p = [group_data(edge,1:4:40); group_data(edge,2:4:40); group_data(edge,3:4:40); group_data(edge,4:4:40)]';
    data_subject_p = [group_data(edge,1:4:40); group_data(edge,2:4:40); group_data(edge,3:4:40); group_data(edge,4:4:40)];
    
    data_session_c = [group_data(edge,41:2:68); group_data(edge,42:2:68)]';
    data_subject_c = [group_data(edge,41:2:68); group_data(edge,42:2:68)];

    
    [r_session_p, ~, ~, ~, ~, ~, p_session_p] = ICC(data_session_p, '1-1', 0.05, 0);
    edgewise_ICC_session_p(edge,1) = r_session_p;
    p_ICC_session_p(edge,1) = p_session_p;
    
    [r_subject_p, ~, ~, ~, ~, ~, p_subject_p] = ICC(data_subject_p, '1-1', 0.05, 0);
    edgewise_ICC_subject_p(edge,1) = r_subject_p;
    p_ICC_subject_p(edge,1) = p_subject_p;
    
    [r_session_c, ~, ~, ~, ~, ~, p_session_c] = ICC(data_session_c, '1-1', 0.05, 0);
    edgewise_ICC_session_c(edge,1) = r_session_c;
    p_ICC_session_c(edge,1) = p_session_c;
    
    [r_subject_c, ~, ~, ~, ~, ~, p_subject_c] = ICC(data_subject_c, '1-1', 0.05, 0);
    edgewise_ICC_subject_c(edge,1) = r_subject_c;
    p_ICC_subject_c(edge,1) = p_subject_c;
end

% data_in = edgewise_ICC_subject_c;
% figure;
% aux = tril(ones(nr_areas),-1);
% aux(aux > 0) = data_in;
% data_out = (aux + aux')./(eye(nr_areas)+1);
% 
% figure;
% imagesc(tril(data_out))
% 
% figure;
% imagesc(triu(data_out)')
%%
m_edgewise_ICC_session_p =  conversion_vecmat(edgewise_ICC_session_p, nr_areas, 'vec2mat');
m_edgewise_ICC_session_c =  conversion_vecmat(edgewise_ICC_session_c, nr_areas, 'vec2mat');
m_edgewise_ICC_subject_p =  conversion_vecmat(edgewise_ICC_subject_p, nr_areas, 'vec2mat');
m_edgewise_ICC_subject_c =  conversion_vecmat(edgewise_ICC_subject_c, nr_areas, 'vec2mat');

figure;
imagesc(m_edgewise_ICC_subject_c)
m_p_ICC_session_p =  conversion_vecmat(mafdr(p_ICC_session_p), nr_areas, 'vec2mat');
m_p_ICC_session_c =  conversion_vecmat(mafdr(p_ICC_session_c), nr_areas, 'vec2mat');
m_p_ICC_subject_p =  conversion_vecmat(mafdr(p_ICC_subject_p), nr_areas, 'vec2mat');
m_p_ICC_subject_c =  conversion_vecmat(mafdr(p_ICC_subject_c), nr_areas, 'vec2mat');


figure;
subplot(2,2,1)
%m_edgewise_ICC_session_p(m_edgewise_ICC_session_p<prctile(m_edgewise_ICC_session_p(:), 95)) = NaN;
%m_edgewise_ICC_session_p(session_p) = NaN;
imAlpha=ones(size(m_edgewise_ICC_session_p));
imAlpha(isnan(m_edgewise_ICC_session_p))=0;
%imagesc(m_edgewise_ICC_session_p,'AlphaData',imAlpha)
imagesc(m_edgewise_ICC_session_p)
%cmap = gray(256);
%colormap(cmap)
hold on
plot_atlas_labels('SchaeferSubCRB7100', nr_areas)
title('session-patient')

subplot(2,2,2)
%m_edgewise_ICC_session_c(m_edgewise_ICC_session_c<prctile(m_edgewise_ICC_session_c(:), 95)) = NaN;
imAlpha=ones(size(m_edgewise_ICC_session_c));
imAlpha(isnan(m_edgewise_ICC_session_c))=0;
%imagesc(m_edgewise_ICC_session_c,'AlphaData',imAlpha)
imagesc(m_edgewise_ICC_session_c)
hold on
plot_atlas_labels('SchaeferSubCRB7100', nr_areas)
title('session-control')

subplot(2,2,3)
%m_edgewise_ICC_subject_p(m_edgewise_ICC_subject_p<prctile(m_edgewise_ICC_subject_p(:), 95)) = NaN;
imAlpha=ones(size(m_edgewise_ICC_subject_p));
imAlpha(isnan(m_edgewise_ICC_subject_p))=0;
%imagesc(m_edgewise_ICC_subject_p,'AlphaData',imAlpha)
imagesc(m_edgewise_ICC_subject_p)
hold on
plot_atlas_labels('SchaeferSubCRB7100', nr_areas)
title('subject-patient')

subplot(2,2,4)
%m_edgewise_ICC_subject_c(m_edgewise_ICC_subject_c<prctile(m_edgewise_ICC_subject_c(:), 95)) = NaN;
imAlpha=ones(size(m_edgewise_ICC_subject_c));
imAlpha(isnan(m_edgewise_ICC_subject_c))=0;
%imagesc(m_edgewise_ICC_subject_c, 'AlphaData',imAlpha)
imagesc(m_edgewise_ICC_subject_c)
hold on
plot_atlas_labels('SchaeferSubCRB7100', nr_areas)
title('subject-control')

%%
figure;
subplot(2,2,1)
imagesc(1-m_p_ICC_session_p, [0.95 1])
hold on
plot_atlas_labels('SchaeferSubCRB7100', nr_areas)

subplot(2,2,2)
imagesc(1-m_p_ICC_session_c, [0.95 1])
hold on
plot_atlas_labels('SchaeferSubCRB7100', nr_areas)

subplot(2,2,3)
imagesc(1-m_p_ICC_subject_p, [0.95 1])
hold on
plot_atlas_labels('SchaeferSubCRB7100', nr_areas)

subplot(2,2,4)
imagesc(1-m_p_ICC_subject_c, [0.95 1])
hold on
plot_atlas_labels('SchaeferSubCRB7100', nr_areas)


session_p = 1-m_p_ICC_session_p;
session_p(session_p<0.95) = 1;

%% PCA reconstruction - 19 PCs
subjects = {'sub-patient002', 'sub-patient003', 'sub-patient005', 'sub-patient006', 'sub-patient008',...
    'sub-patient009', 'sub-patient034', 'sub-patient038', 'sub-patient041', 'sub-patient045'};

nComp = 19;
mean_data = mean(data);
PCA_group_data = data-mean_data;
[coeffs, score, latent] = pca(PCA_group_data, 'NumComponents', nComp);
PCA_matrix = score * coeffs';
group_PCA_recon = bsxfun(@plus, PCA_matrix, mean_data);
 
%group_PCA_recon = group_PCA_recon;
min_val = -1;
max_val = 1;

c = 1;
figure('pos', [50 50 1700 700])
ht = suptitle({[num2str(nComp), ' PCs - Pearson correlation - Patients (complete, N=10) - ', ...
    atlas, ', ', nr_areas, ' ROIs - ', pipeline,...
    ' - [', num2str(min_val), ' ', num2str(max_val), ']'], ' ', ' '});
ht.Interpreter = 'none';
for k = 1:4:40
    subplot(4,10,c)
    imagesc(conversion_vecmat(group_PCA_recon(:,k), nr_areas, 'vec2mat'), [min_val max_val])
    hold on;
    plot_atlas_labels(atlas, nr_areas);
    set(gca, 'XTickLabel', []);
    set(gca, 'YTickLabel', []);
    set(gca, 'FontSize', 14)
    if k==1
        ylabel('preictal')
    end
    sub = subjects{c};         
    title(sub(end-2:end))
        
    subplot(4,10,c+10)
    imagesc(conversion_vecmat(group_PCA_recon(:,k+1), nr_areas, 'vec2mat'), [min_val max_val])
    hold on;
    plot_atlas_labels(atlas, nr_areas);
    set(gca, 'XTickLabel', []);
    set(gca, 'YTickLabel', []);
    set(gca, 'FontSize', 14)
    if k==1
        ylabel('ictal')
    end
        
    subplot(4,10,c+20)
    imagesc(conversion_vecmat(group_PCA_recon(:,k+2), nr_areas, 'vec2mat'), [min_val max_val])
    hold on;
    plot_atlas_labels(atlas, nr_areas);
    set(gca, 'XTickLabel', []);
    set(gca, 'YTickLabel', []);
    set(gca, 'FontSize', 14)
    if k==1
        ylabel('postictal')
    end
    
    subplot(4,10,c+30)
    imagesc(conversion_vecmat(group_PCA_recon(:,k+3), nr_areas, 'vec2mat'), [min_val max_val])
    hold on;
    plot_atlas_labels(atlas, nr_areas);
    set(gca, 'XTickLabel', []);
    set(gca, 'YTickLabel', []);
    set(gca, 'FontSize', 14)
    if k==1
        ylabel('interictal')
    end
    
    c= c+1;
end

figure('pos', [50 50 800 700])
subplot(4,5,1)
imagesc(conversion_vecmat(mean(group_PCA_recon(:,1:4:40),2), nr_areas, 'vec2mat'), [min_val max_val])
hold on;
plot_atlas_labels(atlas, nr_areas);
set(gca, 'XTickLabel', []);
set(gca, 'YTickLabel', []);
set(gca, 'FontSize', 14)

subplot(4,5,6)
imagesc(conversion_vecmat(mean(group_PCA_recon(:,2:4:40),2), nr_areas, 'vec2mat'), [min_val max_val])
hold on;
plot_atlas_labels(atlas, nr_areas);
set(gca, 'XTickLabel', []);
set(gca, 'YTickLabel', []);
set(gca, 'FontSize', 14)

subplot(4,5,11)
imagesc(conversion_vecmat(mean(group_PCA_recon(:,3:4:40),2), nr_areas, 'vec2mat'), [min_val max_val])
hold on;
plot_atlas_labels(atlas, nr_areas);
set(gca, 'XTickLabel', []);
set(gca, 'YTickLabel', []);
set(gca, 'FontSize', 14)

subplot(4,5,16)
imagesc(conversion_vecmat(mean(group_PCA_recon(:,4:4:40),2), nr_areas, 'vec2mat'), [min_val max_val])
hold on;
plot_atlas_labels(atlas, nr_areas);
set(gca, 'XTickLabel', []);
set(gca, 'YTickLabel', []);
set(gca, 'FontSize', 14)


% c = 1;
% figure('pos', [50 50 1700 700])
% ht = suptitle({['40 PCs - Pearson correlation - Controls (complete, N=14) - ', ...
%     atlas, ', ', nr_areas, ' ROIs - ', pipeline,...
%     ' - [', num2str(min_val), ' ', num2str(max_val), ']'], ' ', ' '});
% ht.Interpreter = 'none';
% for k = 1:4:40
%     subplot(4,10,c)
%     imagesc(conversion_vecmat(group_PCA_recon(:,k), nr_areas, 'vec2mat'), [min_val max_val])
%     hold on;
%     plot_atlas_labels(atlas, nr_areas);
%     set(gca, 'XTickLabel', []);
%     set(gca, 'YTickLabel', []);
%     set(gca, 'FontSize', 14)
%     if k==1
%         ylabel('preictal')
%     end
%     sub = subjects{c};         
%     title(sub(end-2:end))
% end

%% Original data
subjects = {'sub-patient002', 'sub-patient003', 'sub-patient005', 'sub-patient006', 'sub-patient008',...
    'sub-patient009', 'sub-patient034', 'sub-patient038', 'sub-patient041', 'sub-patient045'};

min_val = -1;
max_val = 1;

c = 1;
figure('pos', [50 50 1700 700])
ht = suptitle({['Original - Pearson correlation - Patients (complete, N=10) - ', ...
    atlas, ', ', nr_areas, ' ROIs - ', pipeline,...
    ' - [', num2str(min_val), ' ', num2str(max_val), ']'], ' ', ' '});
ht.Interpreter = 'none';
for k = 1:4:40
    subplot(4,10,c)
    imagesc(conversion_vecmat(group_data(:,k), nr_areas, 'vec2mat'), [min_val max_val])
    hold on;
    plot_atlas_labels(atlas, nr_areas);
    set(gca, 'XTickLabel', []);
    set(gca, 'YTickLabel', []);
    set(gca, 'FontSize', 14)
    if k==1
        ylabel('preictal')
    end
    sub = subjects{c};         
    title(sub(end-2:end))
        
    subplot(4,10,c+10)
    imagesc(conversion_vecmat(group_data(:,k+1), nr_areas, 'vec2mat'), [min_val max_val])
    hold on;
    plot_atlas_labels(atlas, nr_areas);
    set(gca, 'XTickLabel', []);
    set(gca, 'YTickLabel', []);
    set(gca, 'FontSize', 14)
    if k==1
        ylabel('ictal')
    end
        
    subplot(4,10,c+20)
    imagesc(conversion_vecmat(group_data(:,k+2), nr_areas, 'vec2mat'), [min_val max_val])
    hold on;
    plot_atlas_labels(atlas, nr_areas);
    set(gca, 'XTickLabel', []);
    set(gca, 'YTickLabel', []);
    set(gca, 'FontSize', 14)
    if k==1
        ylabel('postictal')
    end
    
    subplot(4,10,c+30)
    imagesc(conversion_vecmat(group_data(:,k+3), nr_areas, 'vec2mat'), [min_val max_val])
    hold on;
    plot_atlas_labels(atlas, nr_areas);
    set(gca, 'XTickLabel', []);
    set(gca, 'YTickLabel', []);
    set(gca, 'FontSize', 14)
    if k==1
        ylabel('interictal')
    end
    
    c= c+1;
end

figure('pos', [50 50 800 700])
subplot(4,5,1)
imagesc(conversion_vecmat(mean(group_data(:,1:4:40),2), nr_areas, 'vec2mat'), [min_val max_val])
hold on;
plot_atlas_labels(atlas, nr_areas);
set(gca, 'XTickLabel', []);
set(gca, 'YTickLabel', []);
set(gca, 'FontSize', 14)

subplot(4,5,6)
imagesc(conversion_vecmat(mean(group_data(:,2:4:40),2), nr_areas, 'vec2mat'), [min_val max_val])
hold on;
plot_atlas_labels(atlas, nr_areas);
set(gca, 'XTickLabel', []);
set(gca, 'YTickLabel', []);
set(gca, 'FontSize', 14)

subplot(4,5,11)
imagesc(conversion_vecmat(mean(group_data(:,3:4:40),2), nr_areas, 'vec2mat'), [min_val max_val])
hold on;
plot_atlas_labels(atlas, nr_areas);
set(gca, 'XTickLabel', []);
set(gca, 'YTickLabel', []);
set(gca, 'FontSize', 14)

subplot(4,5,16)
imagesc(conversion_vecmat(mean(group_data(:,4:4:40),2), nr_areas, 'vec2mat'), [min_val max_val])
hold on;
plot_atlas_labels(atlas, nr_areas);
set(gca, 'XTickLabel', []);
set(gca, 'YTickLabel', []);
set(gca, 'FontSize', 14)

%% Controls - original data

figure('pos', [50 50 800 700])
subplot(4,5,1)
imagesc(conversion_vecmat(mean(group_data(:,41:2:68),2), nr_areas, 'vec2mat'), [min_val max_val])
hold on;
plot_atlas_labels(atlas, nr_areas);
set(gca, 'XTickLabel', []);
set(gca, 'YTickLabel', []);
set(gca, 'FontSize', 14)

subplot(4,5,6)
imagesc(conversion_vecmat(mean(group_data(:,42:2:68),2), nr_areas, 'vec2mat'), [min_val max_val])
hold on;
plot_atlas_labels(atlas, nr_areas);
set(gca, 'XTickLabel', []);
set(gca, 'YTickLabel', []);
set(gca, 'FontSize', 14)

%% Controls - PCA

subjects = {'sub-control019','sub-control020','sub-control026','sub-control027','sub-control028','sub-control029',...
    'sub-control030', 'sub-control031', 'sub-control033', 'sub-control044', 'sub-control046', 'sub-control048', 'sub-control049', 'sub-control051'};

min_val = -1;
max_val = 1;

c = 1;
figure('pos', [50 50 2300 700])
ht = suptitle({['40 PCs - Pearson correlation - Controls (complete, N=14) - ', ...
    atlas, ', ', nr_areas, ' ROIs - ', pipeline,...
    ' - [', num2str(min_val), ' ', num2str(max_val), ']'], ' ', ' '});
ht.Interpreter = 'none';
for k = 41:2:68
    subplot(4,14,c)
    imagesc(conversion_vecmat(group_data(:,k), nr_areas, 'vec2mat'), [min_val max_val])
    hold on;
    plot_atlas_labels(atlas, nr_areas);
    set(gca, 'XTickLabel', []);
    set(gca, 'YTickLabel', []);
    set(gca, 'FontSize', 14)
    if k==1
        ylabel('premenstrual')
    end
    sub = subjects{c};         
    title(sub(end-2:end))
        
    subplot(4,14,c+14)
    imagesc(conversion_vecmat(group_data(:,k+1), nr_areas, 'vec2mat'), [min_val max_val])
    hold on;
    plot_atlas_labels(atlas, nr_areas);
    set(gca, 'XTickLabel', []);
    set(gca, 'YTickLabel', []);
    set(gca, 'FontSize', 14)
    if k==1
        ylabel('midcycle')
    end
    
    c= c+1;
end

figure('pos', [50 50 800 700])
subplot(4,5,1)
imagesc(conversion_vecmat(mean(group_PCA_recon(:,41:2:68),2), nr_areas, 'vec2mat'), [min_val max_val])
hold on;
plot_atlas_labels(atlas, nr_areas);
set(gca, 'XTickLabel', []);
set(gca, 'YTickLabel', []);
set(gca, 'FontSize', 14)

subplot(4,5,6)
imagesc(conversion_vecmat(mean(group_PCA_recon(:,42:2:68),2), nr_areas, 'vec2mat'), [min_val max_val])
hold on;
plot_atlas_labels(atlas, nr_areas);
set(gca, 'XTickLabel', []);
set(gca, 'YTickLabel', []);
set(gca, 'FontSize', 14)

%% Comparisons
figure('pos', [50 50 800 700])
ht = suptitle({['AVERAGE - Original - Pearson correlation ', ...
    atlas, ', ', nr_areas, ' ROIs - ', pipeline,...
    ' - [', num2str(min_val), ' ', num2str(max_val), ']'], ' ', ' '});
ht.Interpreter = 'none';
subplot(4,5,1)
imagesc(conversion_vecmat(mean(group_data(:,1:4:40),2), nr_areas, 'vec2mat'), [min_val max_val])
hold on;
plot_atlas_labels(atlas, nr_areas);
set(gca, 'XTickLabel', []);
set(gca, 'YTickLabel', []);
set(gca, 'FontSize', 14)
title('preictal')

subplot(4,5,2)
imagesc(conversion_vecmat(mean(group_data(:,2:4:40),2), nr_areas, 'vec2mat'), [min_val max_val])
hold on;
plot_atlas_labels(atlas, nr_areas);
set(gca, 'XTickLabel', []);
set(gca, 'YTickLabel', []);
set(gca, 'FontSize', 14)
title('ictal')

subplot(4,5,3)
imagesc(conversion_vecmat(mean(group_data(:,3:4:40),2), nr_areas, 'vec2mat'), [min_val max_val])
hold on;
plot_atlas_labels(atlas, nr_areas);
set(gca, 'XTickLabel', []);
set(gca, 'YTickLabel', []);
set(gca, 'FontSize', 14)
title('postictal')

subplot(4,5,4)
imagesc(conversion_vecmat(mean(group_data(:,4:4:40),2), nr_areas, 'vec2mat'), [min_val max_val])
hold on;
plot_atlas_labels(atlas, nr_areas);
set(gca, 'XTickLabel', []);
set(gca, 'YTickLabel', []);
set(gca, 'FontSize', 14)
title('interictal')

subplot(4,5,7)
imagesc(conversion_vecmat(mean(group_data(:,41:2:68),2), nr_areas, 'vec2mat'), [min_val max_val])
hold on;
plot_atlas_labels(atlas, nr_areas);
set(gca, 'XTickLabel', []);
set(gca, 'YTickLabel', []);
set(gca, 'FontSize', 14)
title('premenstrual')

subplot(4,5,9)
imagesc(conversion_vecmat(mean(group_data(:,42:2:68),2), nr_areas, 'vec2mat'), [min_val max_val])
hold on;
plot_atlas_labels(atlas, nr_areas);
set(gca, 'XTickLabel', []);
set(gca, 'YTickLabel', []);
set(gca, 'FontSize', 14)
title('midcycle')

%%
min_val = -0.5;
max_val = 0.5;

figure('pos', [50 50 800 700])
ht = suptitle({['DIFF - Original - Pearson correlation ', ...
    atlas, ', ', nr_areas, ' ROIs - ', pipeline,...
    ' - [', num2str(min_val), ' ', num2str(max_val), ']'], ' ', ' '});
ht.Interpreter = 'none';
subplot(4,5,1)
imagesc(conversion_vecmat(mean(group_data(:,1:4:40),2)-mean(group_data(:,41:2:68),2), nr_areas, 'vec2mat'), [min_val max_val])
hold on;
plot_atlas_labels(atlas, nr_areas);
set(gca, 'XTickLabel', []);
set(gca, 'YTickLabel', []);
set(gca, 'FontSize', 14)
title('preic-prem')

subplot(4,5,2)
imagesc(conversion_vecmat(mean(group_data(:,2:4:40),2)-mean(group_data(:,41:2:68),2), nr_areas, 'vec2mat'), [min_val max_val])
hold on;
plot_atlas_labels(atlas, nr_areas);
set(gca, 'XTickLabel', []);
set(gca, 'YTickLabel', []);
set(gca, 'FontSize', 14)
title('ic-prem')

subplot(4,5,3)
imagesc(conversion_vecmat(mean(group_data(:,3:4:40),2)-mean(group_data(:,41:2:68),2), nr_areas, 'vec2mat'), [min_val max_val])
hold on;
plot_atlas_labels(atlas, nr_areas);
set(gca, 'XTickLabel', []);
set(gca, 'YTickLabel', []);
set(gca, 'FontSize', 14)
title('postic-prem')

subplot(4,5,4)
imagesc(conversion_vecmat(mean(group_data(:,4:4:40),2)-mean(group_data(:,42:2:68),2), nr_areas, 'vec2mat'), [min_val max_val])
hold on;
plot_atlas_labels(atlas, nr_areas);
set(gca, 'XTickLabel', []);
set(gca, 'YTickLabel', []);
set(gca, 'FontSize', 14)
title('interic-mid')


%% Distribution
figure;
histogram(group_PCA_recon(:,1:40))
hold on;
histogram(group_data(:,1:40))
legend('40 PCs', 'Original')


%% Distribution - histograms
% PCA reconstruction - 19 PCs
subjects = {'sub-patient002', 'sub-patient003', 'sub-patient005', 'sub-patient006', 'sub-patient008',...
    'sub-patient009', 'sub-patient034', 'sub-patient038', 'sub-patient041', 'sub-patient045'};

nComp = 19;
mean_data = mean(data);
PCA_group_data = data-mean_data;
[coeffs, score, latent] = pca(PCA_group_data, 'NumComponents', nComp);
PCA_matrix = score * coeffs';
group_PCA_recon = bsxfun(@plus, PCA_matrix, mean_data);
 
%group_PCA_recon = group_PCA_recon;
min_val = -1;
max_val = 1;

c = 1;
figure('pos', [50 50 1700 700])
ht = suptitle({[num2str(nComp), ' PCs - Pearson correlation - Patients (complete, N=10) - ', ...
    atlas, ', ', nr_areas, ' ROIs - ', pipeline,...
    ' - [', num2str(min_val), ' ', num2str(max_val), ']'], ' ', ' '});
ht.Interpreter = 'none';
for k = 1:4:40
    subplot(4,10,c)
    histogram(group_PCA_recon(:,k), 20)
    %set(gca, 'XTickLabel', []);
    %set(gca, 'YTickLabel', []);
    set(gca, 'FontSize', 14)
    xlim([-1 1])
    if k==1
        ylabel('preictal')
    end
    sub = subjects{c};         
    title(sub(end-2:end))
        
    subplot(4,10,c+10)
    histogram(group_PCA_recon(:,k+1), 20)
    %set(gca, 'XTickLabel', []);
    %set(gca, 'YTickLabel', []);
    set(gca, 'FontSize', 14)
    xlim([-1 1])
    if k==1
        ylabel('ictal')
    end
        
    subplot(4,10,c+20)
    histogram(group_PCA_recon(:,k+2), 20)
    %set(gca, 'XTickLabel', []);
    %set(gca, 'YTickLabel', []);
    set(gca, 'FontSize', 14)
    xlim([-1 1])
    if k==1
        ylabel('postictal')
    end
    
    subplot(4,10,c+30)
    histogram(group_PCA_recon(:,k+3), 20)
    %set(gca, 'XTickLabel', []);
    %set(gca, 'YTickLabel', []);
    set(gca, 'FontSize', 14)
    xlim([-1 1])
    if k==1
        ylabel('interictal')
    end
    
    c= c+1;
end
